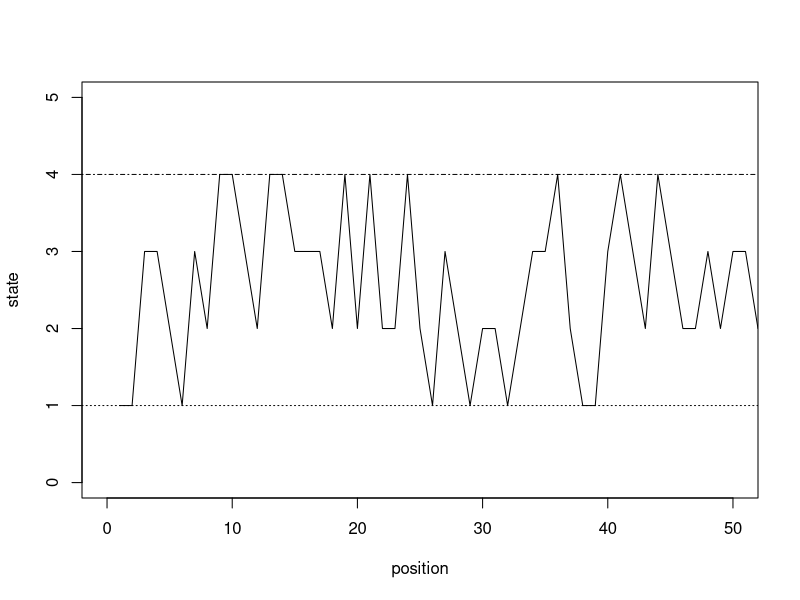

This chart was generated by the following R code:
rm(list = ls())
library(expm)

P <- t(matrix(c(0.180,0.274,0.426,0.120,
                0.171,0.367,0.274,0.188,
                0.161,0.339,0.375,0.125,
                0.079,0.355,0.384,0.182),nrow=4, ncol=4))
P
P%^%5
P%^%50
P%^%500

#markov chain
set.seed(440)
# simulate discrete Markov chains according to transition matrix P
run.mc.sim <- function( P, num.iters = 100000 ) {
  
  # number of possible states
  num.states <- nrow(P)
  
  # stores the states X_t through time
  states     <- numeric(num.iters)
  
  # initialize variable for first state 
  states[1]    <- 1
  
  for(t in 2:num.iters) {
    
    # probability vector to simulate next state X_{t+1}
    p  <- P[states[t-1], ]
    
    # draw from multinomial and determine state
    states[t] <-  which(rmultinom(1, 1, p) == 1)
  }
  return(states)
}

num.chains     <- 1
num.iterations <- 100000

chain.states  <- matrix(NA, ncol=num.chains, nrow=num.iterations)
set.seed(440)
# simulate chains
for(c in seq_len(num.chains)){
  chain.states[,c] <- run.mc.sim(P)
}

matplot(chain.states, type='l', lty=1, col=1:5, xlim=c(0, 50), ylim=c(0,5), ylab='state', xlab='position')
abline(h=1, lty=3)
abline(h=4, lty=4)

#proportions
temp <- unlist(as.list(chain.states))
A <- length(which(temp==1))/(length(temp))
C <- length(which(temp==2))/(length(temp))
G <- length(which(temp==3))/(length(temp))
t <- length(which(temp==4))/(length(temp))
proportions <- c(A,C,G,t)
proportions
count = 0
#sequence counting
for(i in 1:length(temp)){
  if (temp[i] == 2 & temp[i+1] == 3){
    count = count + 1
  }
}
prop <- count/(length(temp)-1)
prop


#One step

#initial prob
P
proportion <- 0.274*length(which(temp==2))/length(temp)
proportion

#F
c(C,G)
ans <- C*G
ans
